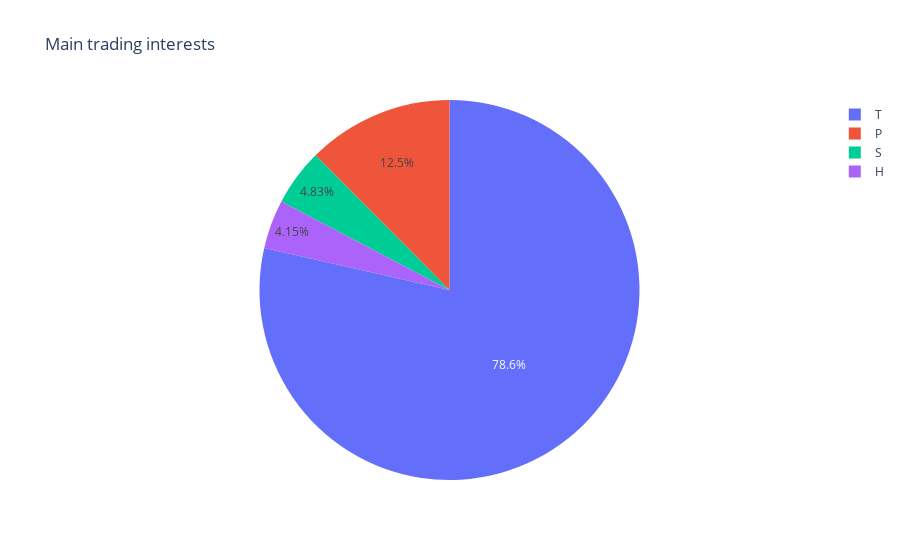

The notebook cell this image was saved under:
### Code cell
fig2= px.pie(Purp, values="Quantity", names = "TradingPurp", title='Main trading interests')
fig2

### Figure 1 — Plotly figure (JSON) as saved in the notebook; plotly's stock layout.template omitted (floating-point values rounded to 4 significant figures)
{"data": [{"domain": {"x": [0, 1], "y": [0, 1]}, "hovertemplate": "TradingPurp=%{label}<br>Quantity=%{value}<extra></extra>", "labels": ["T", "P", "S", "H"], "legendgroup": "", "name": "", "showlegend": true, "type": "pie", "values": [33475, 5311, 2057, 1770]}], "layout": {"legend": {"tracegroupgap": 0}, "title": {"text": "Main trading interests"}}}
